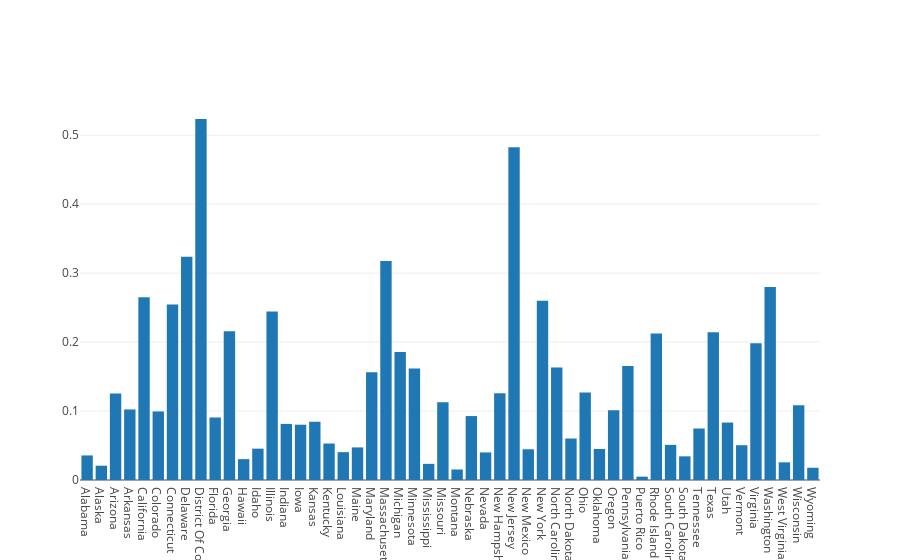
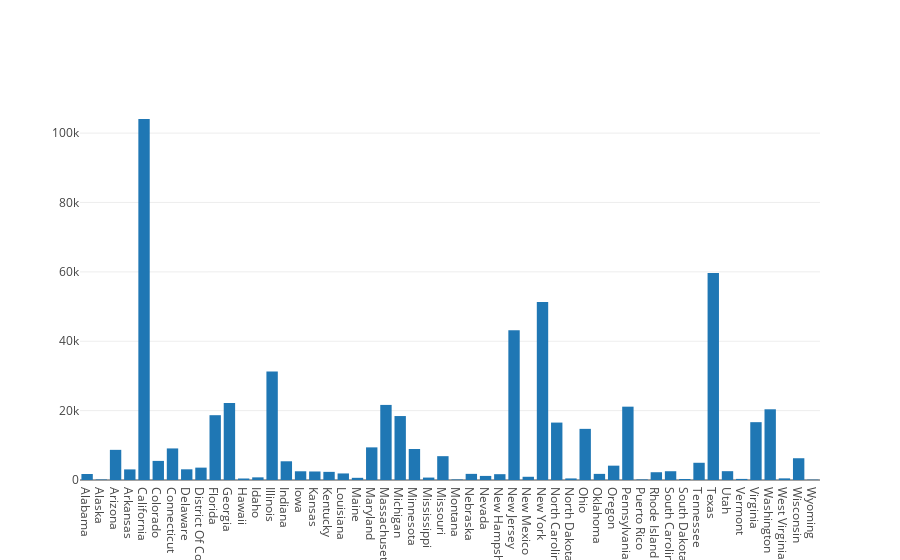

Notebook cell for these charts, in order:
### Code cell
# Does the number of applications is the same when looked in proporion with with state population (per year)? 
h1b_frame_group = h1b_frame_with_states.loc[ h1b_frame_with_states['CASE_STATUS'] == 'CERTIFIED']
h1b_frame_group = h1b_frame_group.loc[ h1b_frame_group['state'] != 'Na']
h1b_frame_group = h1b_frame_group.loc[ h1b_frame_group['YEAR'] == 2016 ]
h1b_frame_group = h1b_frame_group.groupby('state').count()
population_estimates_frame = pd.read_csv("./data/population_est.csv")

h1b_frame_group['population 2016'] = 0 
l = list(population_estimates_frame['2016'])
h1b_frame_group['population 2016'] = l
h1b_frame_group['ratio to population'] =  (h1b_frame_group['Unnamed: 0'] / h1b_frame_group['population 2016']) * 100

X = h1b_frame_group.index.values
Y = h1b_frame_group['ratio to population'].values.flatten()
trace1 = go.Bar(
    x=X,
    y=Y,
    name='Ratios'
)

data = [trace1]
layout = go.Layout(
    barmode='stack'
)
fig = go.Figure(data=data, layout=layout)
iplot(fig, filename='grouped')


#counts 
X = h1b_frame_group.index.values
Y = h1b_frame_group['Unnamed: 0'].values.flatten()

trace1 = go.Bar(
    x=X,
    y=Y,
    name='Ratios'
)

data = [trace1]
layout = go.Layout(
    barmode='stack'
)
fig = go.Figure(data=data, layout=layout)
iplot(fig, filename='grouped')

### Figure 1 — Plotly figure (JSON) as saved in the notebook; plotly's stock layout.template omitted (floating-point values rounded to 4 significant figures)
{"data": [{"name": "Ratios", "type": "bar", "x": ["Alabama", "Alaska", "Arizona", "Arkansas", "California", "Colorado", "Connecticut", "Delaware", "District Of Columbia", "Florida", "Georgia", "Hawaii", "Idaho", "Illinois", "Indiana", "Iowa", "Kansas", "Kentucky", "Louisiana", "Maine", "Maryland", "Massachusetts", "Michigan", "Minnesota", "Mississippi", "Missouri", "Montana", "Nebraska", "Nevada", "New Hampshire", "New Jersey", "New Mexico", "New York", "North Carolina", "North Dakota", "Ohio", "Oklahoma", "Oregon", "Pennsylvania", "Puerto Rico", "Rhode Island", "South Carolina", "South Dakota", "Tennessee", "Texas", "Utah", "Vermont", "Virginia", "Washington", "West Virginia", "Wisconsin", "Wyoming"], "y": [0.03563, 0.02076, 0.1254, 0.1023, 0.2651, 0.09939, 0.2544, 0.3236, 0.5235, 0.09064, 0.2156, 0.03024, 0.04545, 0.2443, 0.08135, 0.08017, 0.08451, 0.0529, 0.04037, 0.04724, 0.1563, 0.3177, 0.1857, 0.1618, 0.02342, 0.1128, 0.01525, 0.09271, 0.04, 0.1256, 0.4827, 0.04455, 0.2598, 0.1631, 0.06016, 0.1269, 0.04493, 0.101, 0.1654, 0.004837, 0.2124, 0.05096, 0.03432, 0.07468, 0.2142, 0.08331, 0.05043, 0.1982, 0.2797, 0.02561, 0.1086, 0.01776]}], "layout": {"barmode": "stack"}}

### Figure 2 — Plotly figure (JSON) as saved in the notebook; plotly's stock layout.template omitted (floating-point values rounded to 4 significant figures)
{"data": [{"name": "Ratios", "type": "bar", "x": ["Alabama", "Alaska", "Arizona", "Arkansas", "California", "Colorado", "Connecticut", "Delaware", "District Of Columbia", "Florida", "Georgia", "Hawaii", "Idaho", "Illinois", "Indiana", "Iowa", "Kansas", "Kentucky", "Louisiana", "Maine", "Maryland", "Massachusetts", "Michigan", "Minnesota", "Mississippi", "Missouri", "Montana", "Nebraska", "Nevada", "New Hampshire", "New Jersey", "New Mexico", "New York", "North Carolina", "North Dakota", "Ohio", "Oklahoma", "Oregon", "Pennsylvania", "Puerto Rico", "Rhode Island", "South Carolina", "South Dakota", "Tennessee", "Texas", "Utah", "Vermont", "Virginia", "Washington", "West Virginia", "Wisconsin", "Wyoming"], "y": [1733, 154, 8692, 3057, 104070, 5507, 9100, 3081, 3566, 18684, 22229, 432, 765, 31270, 5396, 2513, 2457, 2347, 1890, 629, 9406, 21644, 18436, 8933, 700, 6871, 159, 1768, 1176, 1677, 43174, 927, 51293, 16552, 456, 14742, 1763, 4135, 21141, 165, 2244, 2528, 297, 4967, 59694, 2542, 315, 16670, 20387, 469, 6273, 104]}], "layout": {"barmode": "stack"}}
